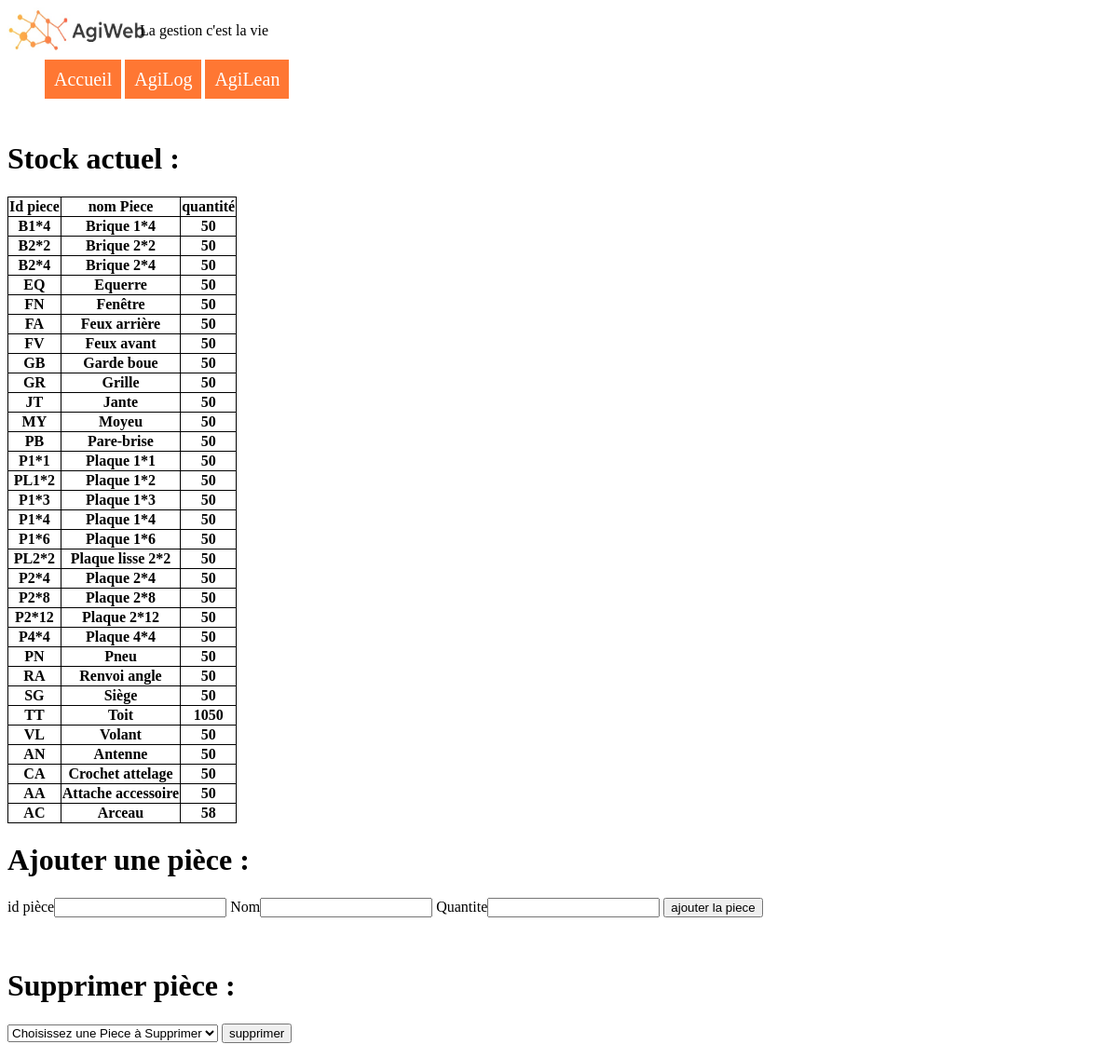
Before: /Agilog/Initialisation/Ajout_piece with the older database file.
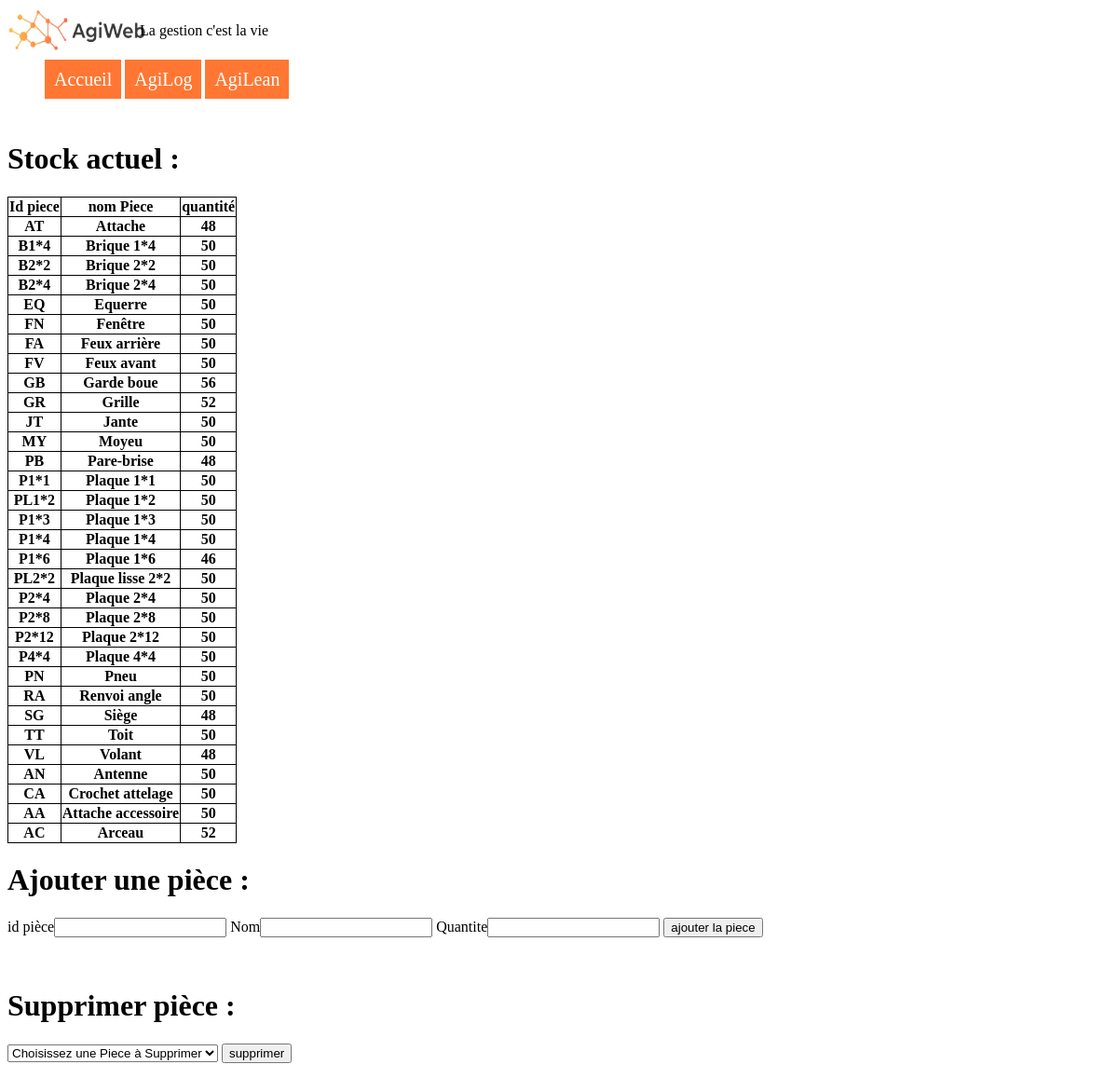
After: the same page with the newer database file.
### tables this page shows
CREATE TABLE "piece" (
	"id"	TEXT NOT NULL,
	"nom"	TEXT NOT NULL,
	"quantite"	INTEGER NOT NULL,
	"seuil_recomp"	INTEGER,
	"stock_secu"	INTEGER,
	"delai_reappro"	INTEGER,
	"a_commander"	INTEGER,
	"fournisseur"	INTEGER,
	PRIMARY KEY("id")
);

### run.py (the view, shortened to what this page needs)
@app.route('/Agilog/Initialisation/Ajout_piece', methods=['GET', 'POST'])#recupere 2 variable nom et prnom et les ajoutent a la base de données (a modifier pour mettre piece et quantite)
def ajout_piece():
    err_quant = ''
    msg=''
    con = lite.connect(cheminbdd) #attention chez toi c'est pas rangé au meme endroit
    con.row_factory = lite.Row
    cur = con.cursor()
    cur.execute("SELECT id, nom, quantite FROM piece")
    liste_id = cur.fetchall()
    if not request.method == 'POST':
        con.close()
        return render_template('ajout_piece.html',liste_id=liste_id, err_quant= "", msg="")
    return render_template('ajout_piece.html', liste_id=liste_id, err_quant= err_quant, msg=msg); # LES PROGRAMMEURS a retoucher / separer  fonctions

### Templates/ajout_piece.html (shortened to what this page needs)
<html lang="en" dir="ltr">
	{% include "head.html" %}
	<body>
	{% include "Navbar.html" %} <br/>
	<h1>Stock actuel :</h1>
	<table>
		<tr>
			<th>Id piece</th>
			<th>nom Piece</th>
			<th>quantité</th>
		</tr>
		{% for piece in liste_id %}
		<tr>
			<th>{{piece['id']}}</th>
			<th>{{piece['nom']}}</th>
			<th>{{piece['quantite']}}</th>
		</tr>
		{%endfor%}
	</table>
	<h1>Ajouter une pièce :</h1>
	<form action="{{url_for('ajout_piece')}}" method="post">
		<label for="ide">id pièce</label><input type="text" name="ide" value="">
		<label for="nom">Nom</label><input type="text" name="nome" value="">
		<label for="quantite">Quantite</label><input type="text" name="quantitee" value="">
		<input type="submit" value="ajouter la piece">
	</form> <br/>
	<h1>Supprimer pièce :</h1>
	<form action="{{url_for('supprimer_piece')}}" method="post">
			<select name='nomdele'>
				<option value='0'>Choisissez une Piece à Supprimer</option>
			</select>
			<input type="submit" value="supprimer">
	</form>
	</body>
</html>

### Templates/head.html (shortened to what this page needs)
<head>
  <link rel="stylesheet" type="text/css" href="{{url_for("static", filename="accueil.css")}}">
</head>

### Templates/Navbar.html
<header>
  <div id="content">
    <div id="photo">
      <img class="logo" src="{{url_for("static",filename="logo.jpg")}}" alt="description" />
    </div>
    <div id="proverbe">
      <p> La gestion c'est la vie </p>
    </div>
  </div>
</header>
<nav class="menu-nav">
  <ul>
    <li class="bouton">
      <a href="{{url_for('index')}}"> Accueil </a>
    </li>
    <li class="bouton">
      <a href="{{url_for('agilog')}}" rel="nofollow">
      AgiLog </a>
    </li>
    <li class="bouton">
      <a href="{{url_for('agilean')}}" rel="nofollow">
      AgiLean </a>
    </li>
  </ul>
</nav>

### Static/accueil.css (style rules this page uses)
.logo { width:150px ; height:50px ; float : left ; }
table { border-collapse: collapse; }
td,th { border-style: solid; border: 1px, solid black; }
div#content div { display :inline-block; width: 12%; }
div#content div#photo { float:left; }
div#content div#proverbe { vertical-align: top; }
nav.menu-nav ul li.bouton { list-style-type: none; display :inline-block; }
nav.menu-nav ul li.bouton a { color:white; background-color:FF7733; text-decoration: none; padding:10px; font-size:20px; }
td,th { border: 1px solid black; }

Changed rows visible on the page:
added piece: id "AT", nom "Attache", quantite "48"
changed piece "GB": quantite "50" → "56"
changed piece "GR": quantite "50" → "52"
changed piece "PB": quantite "50" → "48"
changed piece "Plaque 1*6": quantite "50" → "46"
changed piece "SG": quantite "50" → "48"
changed piece "TT": quantite "1050" → "50"
changed piece "VL": quantite "50" → "48"
changed piece "AC": quantite "58" → "52"
